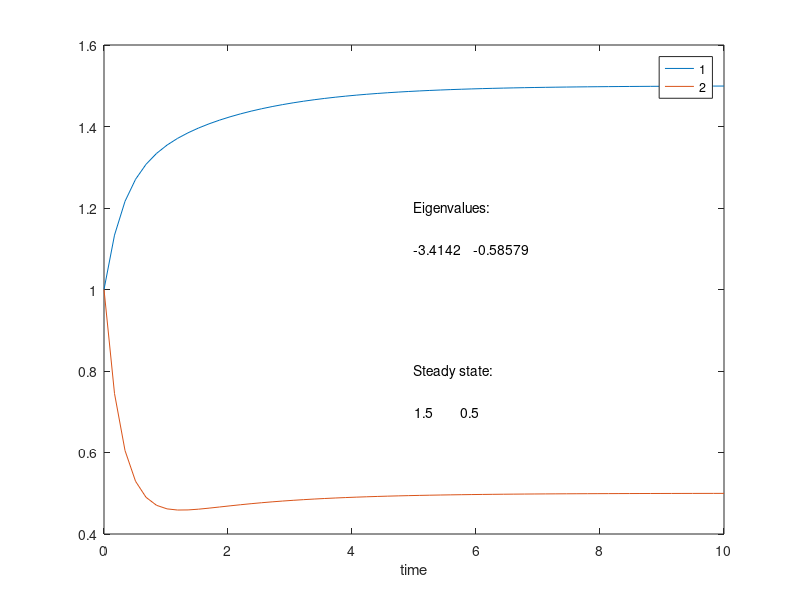

The MATLAB source for this figure:
function comparts
% Solution of a linear compartment model with constant input
%    using MATLAB expm                   
%    example see: Walter / Contreras p.181
%   $Ekkehard Holzbecher  $Date: 2006/04/08 $
%--------------------------------------------------------------------------


T = 10;                % maximum time 
C = [-1 1; 1 -3];      % matrix
f = [1; 0];            % input vector
c0 = [1; 1];           % initial concentrations
N = 60;                % discretization of time

t = linspace (0,T,N);
c = c0;
for i = 2:N
    E = expm(C*t(i));
    c = [c E*c0-(eye(size(C,1))-E)*inv(C)*f];
end  
plot (t,c');
legend ('1','2');
text (T/2,1.2,'Eigenvalues:'); text (T/2,1.1,num2str(eig(C)')); 
text (T/2,0.8,'Steady state:'); text (T/2,0.7,num2str(-(inv(C)*f)')); 
xlabel ('time');
